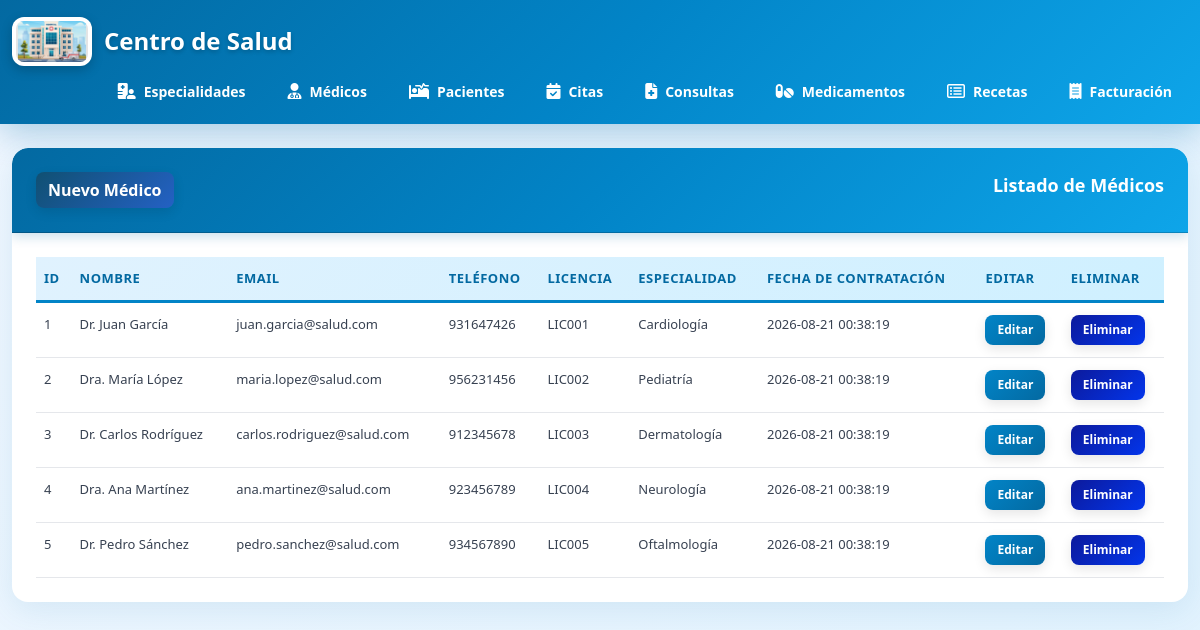
Screenshot of /medicos/index.php with the database file from the repository.
### tables this page shows
CREATE TABLE medicos (
  id_medico int auto_increment primary key,
  nombre varchar(150) not null,
  email varchar(100) unique,
  telefono varchar(20),
  licencia_profesional varchar(50) not null unique,
  id_especialidad int not null,
  fecha_contratacion datetime default current_timestamp,
  foreign key (id_especialidad) references especialidades(id_especialidad)
);

CREATE TABLE especialidades (
  id_especialidad int auto_increment primary key,
  nombre varchar(100) not null unique,
  descripcion text
);

### medicos/index.php (the view, shortened to what this page needs)
<?php
require_once '../config/database.php';
require_once '../includes/header.php';
$stmt = $pdo->query("SELECT m.id_medico, m.nombre, m.email, m.telefono, m.licencia_profesional, m.fecha_contratacion, e.nombre as especialidad
                     FROM medicos m
                     JOIN especialidades e ON m.id_especialidad = e.id_especialidad");
$medicos = $stmt->fetchAll(PDO::FETCH_ASSOC);
?>
<div class="card">
    <div class="card-header">
        <div class="row">
            <div class="col-md-6">
                <a href="create.php" class="btn btn-primary">Nuevo Médico</a>
            </div>
            <div class="col-md-6">
                <div class="float-end">Listado de Médicos</div>
            </div>
        </div>
    </div>
    <div class="card-body">
        <div class="table-responsive">
            <table class="table">
                <thead>
                    <tr>
                        <th>ID</th>
                        <th>Nombre</th>
                        <th>Email</th>
                        <th>Teléfono</th>
                        <th>Licencia</th>
                        <th>Especialidad</th>
                        <th>Fecha de contratación</th>
                        <th>Editar</th>
                        <th>Eliminar</th>
                    </tr>
                </thead>
                <tbody>
                    <?php foreach ($medicos as $medico): ?>
                    <tr>
                        <td><?= $medico['id_medico'] ?></td>
                        <td><?= $medico['nombre'] ?></td>
                        <td><?= $medico['email'] ?></td>
                        <td><?= $medico['telefono'] ?></td>
                        <td><?= $medico['licencia_profesional'] ?></td>
                        <td><?= $medico['especialidad'] ?></td>
                        <td><?= $medico['fecha_contratacion'] ?></td>
                        <td>
                            <a href="edit.php?id=<?= $medico['id_medico'] ?>" class="btn btn-warning btn-sm">Editar</a>
                        </td>
                        <td>
                            <a href="delete.php?id=<?= $medico['id_medico'] ?>" class="btn btn-danger btn-sm">Eliminar</a>
                        </td>
                    </tr>
                    <?php endforeach; ?>
                </tbody>
            </table>
        </div>
    </div>
</div>
<?php require_once '../includes/footer.php'; ?>

### public/css/style.css (style rules this page uses)
* { margin: 0; padding: 0; box-sizing: border-box; }
body { background: linear-gradient(135deg, #f0f7ff 0%, #e0f2fe 100%); font-family: 'Segoe UI', Tahoma, Geneva, Verdana, sans-serif; min-height: 100vh; }
.card { border: none !important; border-radius: 16px; box-shadow: 0 8px 32px rgba(3, 105, 161, 0.1); margin-bottom: 30px; overflow: hidden; background: white; }
.card-header { background: linear-gradient(135deg, #0369A1 0%, #0284C7 50%, #0EA5E9 100%) !important; color: white !important; border-radius: 16px 16px 0 0 !important; padding: 24px !important; font-weight: 600; font-size: 18px; box-shadow: 0 4px 12px rgba(3, 105, 161, 0.2); }
.card-body { padding: 24px; }
.btn { border-radius: 8px; font-weight: 600; transition: all 0.3s ease; box-shadow: 0 4px 12px rgba(0, 0, 0, 0.1); }
.btn-primary { background: linear-gradient(135deg, #105072 0%, #2461c4 100%) !important; border: none !important; color: white !important; }
.btn-warning { background: linear-gradient(135deg, #0284C7 0%, #0369A1 100%) !important; border: none !important; color: white !important; }
.btn-danger { background: linear-gradient(135deg, #0c1a9c 0%, #0335eb 100%) !important; border: none !important; color: white !important; }
.btn-sm { padding: 6px 12px; font-size: 12px; }
.table { background-color: white; margin-bottom: 0; }
.table thead { background: linear-gradient(135deg, #E0F2FE 0%, #CFF0FF 100%); }
.table th { font-weight: 700; color: #0369A1; border-bottom: 3px solid #0284C7; padding: 16px; text-transform: uppercase; font-size: 12px; letter-spacing: 0.5px; }
.table td { padding: 16px; border-bottom: 1px solid #e5e7eb; color: #374151; }
.table tbody tr { transition: all 0.3s ease; }
.row { display: flex; gap: 20px; }
.col-md-6 { flex: 1; }
.float-end { float: right; }
.table-responsive { width: 100%; }
.table { width: 100%; white-space: normal; }
.table th, .table td { font-size: 13px; padding: 12px 8px; }

### rows the page displays
medicos: id_medico "1", nombre "Dr. Juan García", email "juan.garcia@salud.com", telefono "931647426", licencia_profesional "LIC001", id_especialidad.nombre "Cardiología", fecha_contratacion "2026-08-21 00:38:19"
medicos: id_medico "2", nombre "Dra. María López", email "maria.lopez@salud.com", telefono "956231456", licencia_profesional "LIC002", id_especialidad.nombre "Pediatría", fecha_contratacion "2026-08-21 00:38:19"
medicos: id_medico "3", nombre "Dr. Carlos Rodríguez", email "carlos.rodriguez@salud.com", telefono "912345678", licencia_profesional "LIC003", id_especialidad.nombre "Dermatología", fecha_contratacion "2026-08-21 00:38:19"
medicos: id_medico "4", nombre "Dra. Ana Martínez", email "ana.martinez@salud.com", telefono "923456789", licencia_profesional "LIC004", id_especialidad.nombre "Neurología", fecha_contratacion "2026-08-21 00:38:19"
medicos: id_medico "5", nombre "Dr. Pedro Sánchez", email "pedro.sanchez@salud.com", telefono "934567890", licencia_profesional "LIC005", id_especialidad.nombre "Oftalmología", fecha_contratacion "2026-08-21 00:38:19"
